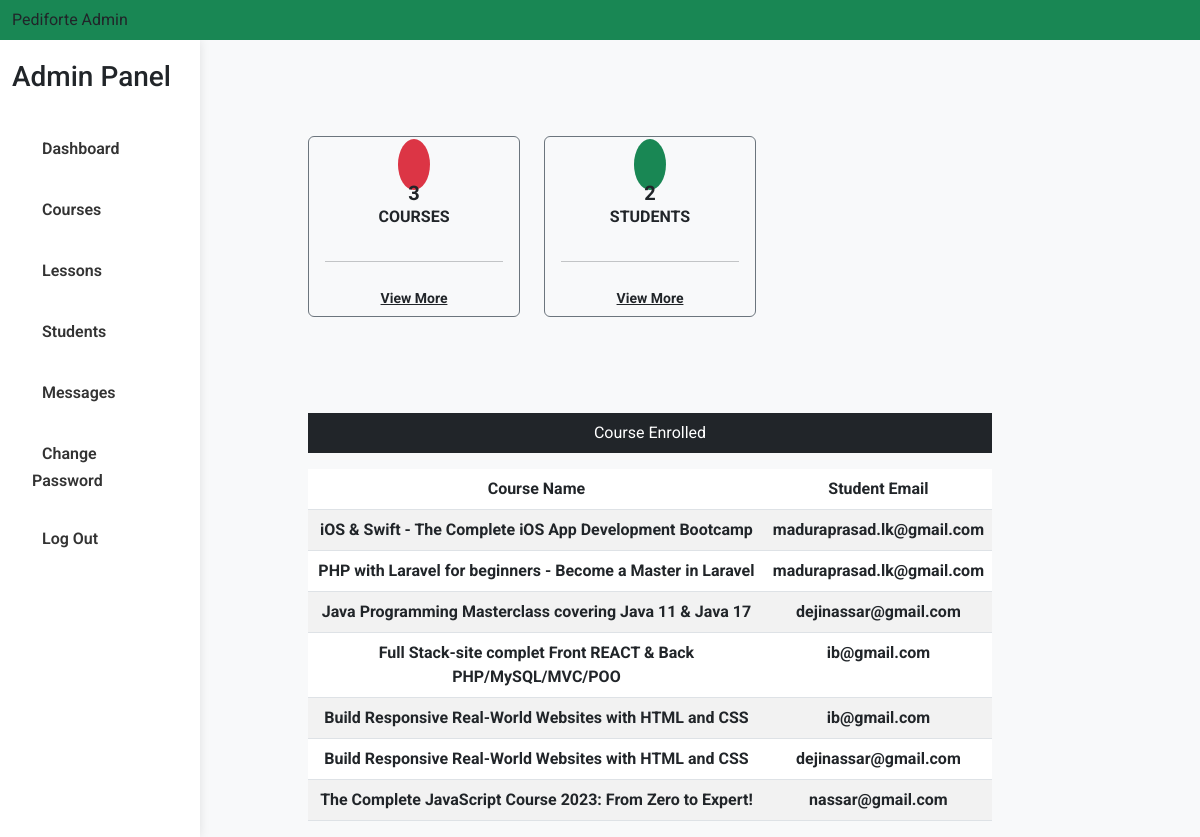
Before: /Admin/Dashboard.php (signed in) with the older database file.
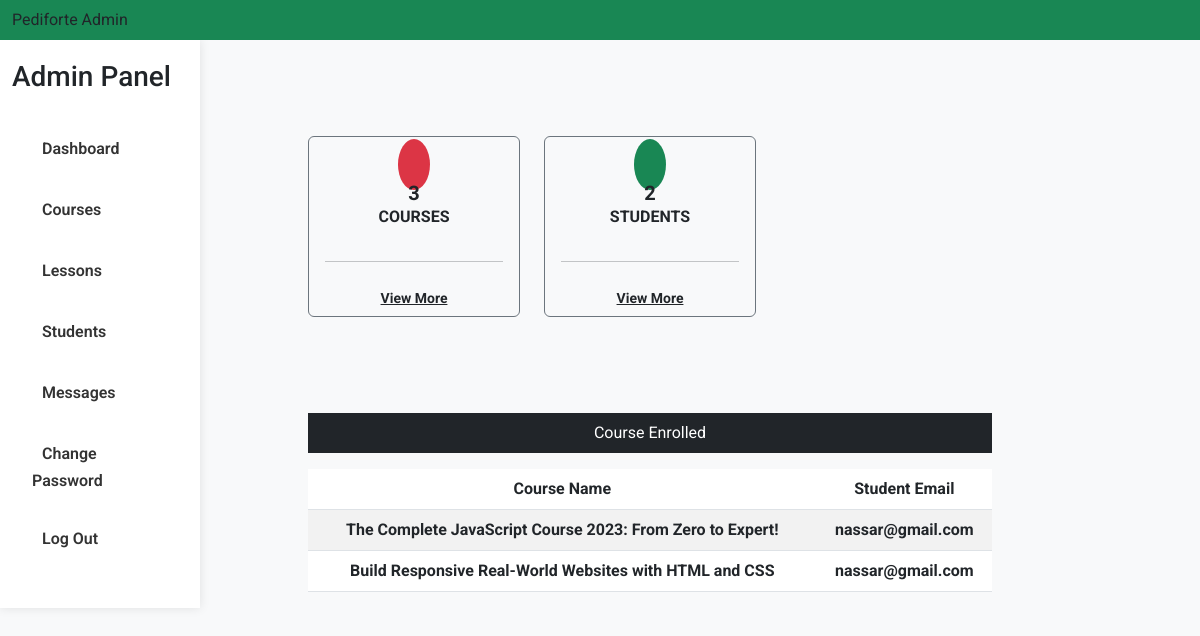
After: the same page with the newer database file.
### tables this page shows
CREATE TABLE `courseorder` (
  `co_id` int(11) NOT NULL,
  `stu_email` varchar(255) NOT NULL,
  `course_id` int(11) NOT NULL,
  `course_name` varchar(255) NOT NULL,
  `amount` varchar(11) NOT NULL,
  `date` varchar(255) NOT NULL
);

### Admin/Dashboard.php (the view, shortened to what this page needs)
<?php
include_once("Header.php");
include_once("../DB_Files/db.php");
$sql = "SELECT * FROM course";
$result = $conn->query($sql);
$tot_course = $result->num_rows;
$sql = "SELECT * FROM students";
$result = $conn->query($sql);
$tot_stu = $result->num_rows;
?>
<div class="col-sm-9 mt-5">
    <main class="px-4">
        <div class="container-fluid">
            <div class="row mx-5 text-center">
                <div class="col-12 col-lg-4 mt-5">
                    <div class="card bg-transparent border-secondary">
                        <div class="card-body">
                            <div class="clearfix">
                                <i class="uil uil-video bg-danger p-3 font-2xl mr-3 float-left text-light rounded-circle"></i>
                                <div class="h5 text-dark fw-bolder mb-0 mt-1 "><?php echo $tot_course; ?></div>
                                <div class=" text-uppercase font-weight-bold font-xs medium text-dark fw-bolder">Courses</div>
                            </div>
                            <div class="b-b-1 pt-3"></div>
                            <hr>
                            <div class="more-info pt-2" style="margin-bottom:-10px;">
                                <a class="font-weight-bold font-xs btn-block text-dark fw-bolder small" href="Course.php">View More <i class="fa fa-angle-right float-right font-lg"></i></a>
                            </div>
                        </div>
                    </div>
                </div>
                <div class="col-12 col-lg-4 mt-5">
                    <div class="card bg-transparent border-secondary">
                        <div class="card-body">
                            <div class="clearfix">
                                <i class="uil uil-user bg-success p-3 font-2xl mr-3 float-left text-light fw-bolder rounded-circle"></i>
                                <div class="h5 text-dark fw-bolder mb-0 mt-1 "><?php echo $tot_stu; ?></div>
                                <div class=" text-uppercase font-weight-bold font-xs medium text-dark fw-bolder">Students</div>
                            </div>
                            <div class="b-b-1 pt-3"></div>
                            <hr>
                            <div class="more-info pt-2" style="margin-bottom:-10px;">
                                <a class="font-weight-bold font-xs btn-block text-dark fw-bolder small" href="Students.php">View More <i class="fa fa-angle-right float-right font-lg"></i></a>
                            </div>
                        </div>
                    </div>
                </div>
                <div class="col-sm-12 mt-5">
                    <div class=" mt-5 text-center">
                        <p class="bg-dark text-white p-2">Course Enrolled</p>
                        <?php
                        $sql = "SELECT * FROM courseorder";
                        $result = $conn->query($sql);
                        if ($result->num_rows > 0) {
                        ?>
                            <table class="table table-striped">
                                <thead>
                                    <tr>
                                        <th class="text-dark fw-bolder" scope="col">Course Name</th>
                                        <th class="text-dark fw-bolder" scope="col">Student Email</th>
                                    </tr>
                                </thead>
                                <?php while ($row = $result->fetch_assoc()) { ?>
                                    <tr>
                                        <td class="text-dark fw-bolder"><?php echo $row['course_name']; ?></td>
                                        <td class="text-dark fw-bolder"><?php echo $row['stu_email']; ?></td>
                                    </tr>
                                <?php } ?>
                            </table>
                        <?php } ?>
                    </div>
                </div>
            </div>
        </div>
    </main>
</div>

### Admin/Header.php (shortened to what this page needs)
<!DOCTYPE html>
<html lang="en">
<head>
    <link rel="stylesheet" href="https://cdn.jsdelivr.net/npm/bootstrap@5.3.0/dist/css/bootstrap.min.css">
    <link rel="stylesheet" href="https://unicons.iconscout.com/release/v2.1.6/css/unicons.css">
</head>
<body>
    <div id="content">
        <nav class="navbar navbar-expand-lg navbar-light bg-success">
            <div class="container-fluid">
                <span>Pediforte Admin</span>
            </div>
        </nav>
        <div class="container-fluid">
            <div class="row">
                <nav class="col-md-3 col-lg-2 d-md-block sidebar">
                    <div class="position-sticky">
                        <ul class="nav flex-column">
                            <li class="nav-item mb-3">
                                <h3>Admin Panel</h3>
                            </li>
                            <li class="nav-item">
                                <a href="Dashboard.php" class="nav-link">
                                    Dashboard
                                </a>
                            </li>
                            <li class="nav-item">
                                <a href="Course.php" class="nav-link">
                                    Courses
                                </a>
                            </li>
                            <li class="nav-item">
                                <a href="Lesson.php" class="nav-link">
                                    Lessons
                                </a>
                            </li>
                            <li class="nav-item">
                                <a href="Students.php" class="nav-link">
                                    Students
                                </a>
                            </li>
                            <li class="nav-item">
                                <a href="Messages.php" class="nav-link">
                                    Messages
                                </a>
                            </li>
                            <li class="nav-item">
                                <a href="ChangePass.php" class="nav-link">
                                    Change Password
                                </a>
                            </li>
                            <li class="nav-item">
                                <a href="Logout.php" class="nav-link">
                                    Log Out
                                </a>
                            </li>
                        </ul>
                    </div>
                </nav>
</body>
</html>

### Admin/Header.php (style rules this page uses)
body { font-family: "Roboto", sans-serif; background-color: #f8f9fa; }
.sidebar { background-color: #fff; box-shadow: 0 0 10px rgba(0, 0, 0, 0.1); padding-top: 20px; }
.sidebar .nav-link { color: #333; font-weight: 600; padding: 10px 20px; margin-bottom: 5px; transition: background-color 0.3s ease-in-out, color 0.3s ease-in-out; }

Changed rows visible on the page:
removed courseorder: course_name "iOS & Swift - The Complete iOS App Development Bootcamp", stu_email "maduraprasad.lk@gmail.com"
removed courseorder: course_name "PHP with Laravel for beginners - Become a Master in Laravel", stu_email "maduraprasad.lk@gmail.com"
removed courseorder: course_name "Java Programming Masterclass covering Java 11 & Java 17", stu_email "dejinassar@gmail.com"
removed courseorder: course_name "Full Stack-site complet Front REACT & Back PHP/MySQL/MVC/POO", stu_email "ib@gmail.com"
removed courseorder: course_name "Build Responsive Real-World Websites with HTML and CSS", stu_email "ib@gmail.com"
removed courseorder: course_name "Build Responsive Real-World Websites with HTML and CSS", stu_email "dejinassar@gmail.com"
added courseorder: course_name "Build Responsive Real-World Websites with HTML and CSS", stu_email "nassar@gmail.com"
